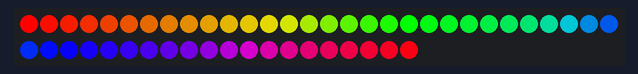
Simulated run of this sketch. Board: Arduino Uno, built with avr-gcc and run on an emulated ATmega328P. Parts: 50 RGB LEDs in strip order, left to right, continuing on the next row.

Above: at 0.15 s.
At 3.18 s:
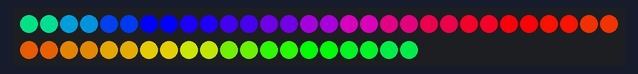
At 10.44 s:
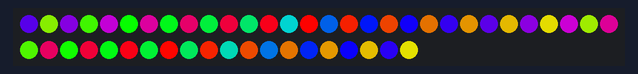
At 20.12 s:
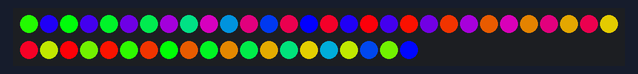
At 29.5 s:
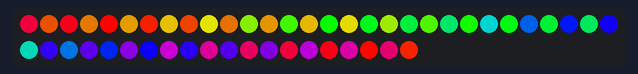
At 39.79 s:
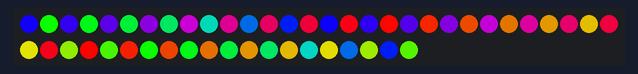

The sketch:

NeopixelWS2811.ino
```cpp
#include "FastLED.h"
#define NUM_LEDS 50
CRGBArray<NUM_LEDS> leds;

void setup() { FastLED.addLeds<NEOPIXEL, 7>(leds, NUM_LEDS); }

void loop(){
  static uint8_t hue=0;
  for(int dot = 0; dot < NUM_LEDS; dot++) {
    leds[dot] = CHSV( (hue * ( 1 - ( 2 * ( dot % 2 ) ) ) ) + (255 * dot / NUM_LEDS), 255, 255);
  }
  FastLED.show();
  delay(20);
  hue++;
}
```
